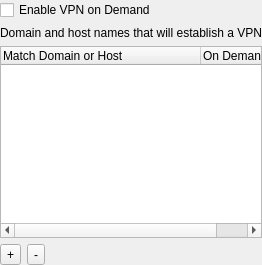
    <widget class="QWidget" name="onDemand" native="true">
     <layout class="QVBoxLayout" name="verticalLayout_21">
      <property name="leftMargin">
       <number>0</number>
      </property>
      <property name="topMargin">
       <number>0</number>
      </property>
      <property name="rightMargin">
       <number>0</number>
      </property>
      <property name="bottomMargin">
       <number>0</number>
      </property>
      <item>
       <widget class="QCheckBox" name="vpnOnDemand">
        <property name="text">
         <string>Enable VPN on Demand</string>
        </property>
       </widget>
      </item>
      <item>
       <widget class="QLabel" name="lTip_21">
        <property name="text">
         <string>Domain and host names that will establish a VPN</string>
        </property>
       </widget>
      </item>
      <item>
       <widget class="StyledTreeWidget" name="certificateTreeWidget">
        <property name="showDropIndicator" stdset="0">
         <bool>false</bool>
        </property>
        <property name="alternatingRowColors">
         <bool>true</bool>
        </property>
        <property name="rootIsDecorated">
         <bool>false</bool>
        </property>
        <property name="columnCount">
         <number>2</number>
        </property>
        <attribute name="headerDefaultSectionSize">
         <number>200</number>
        </attribute>
        <column>
         <property name="text">
          <string>Match Domain or Host</string>
         </property>
        </column>
        <column>
         <property name="text">
          <string>On Demand Action</string>
         </property>
        </column>
       </widget>
      </item>
      <item>
       <layout class="QHBoxLayout" name="horizontalLayout_3">
        <item>
         <widget class="QToolButton" name="addOnDemand">
          <property name="text">
           <string>+</string>
          </property>
         </widget>
        </item>
        <item>
         <widget class="QToolButton" name="removeOnDemand">
          <property name="text">
           <string>-</string>
          </property>
         </widget>
        </item>
        <item>
         <spacer name="horizontalSpacer_3">
          <property name="orientation">
           <enum>Qt::Horizontal</enum>
          </property>
          <property name="sizeHint" stdset="0">
           <size>
            <width>40</width>
            <height>20</height>
           </size>
          </property>
         </spacer>
        </item>
       </layout>
      </item>
     </layout>
    </widget>
